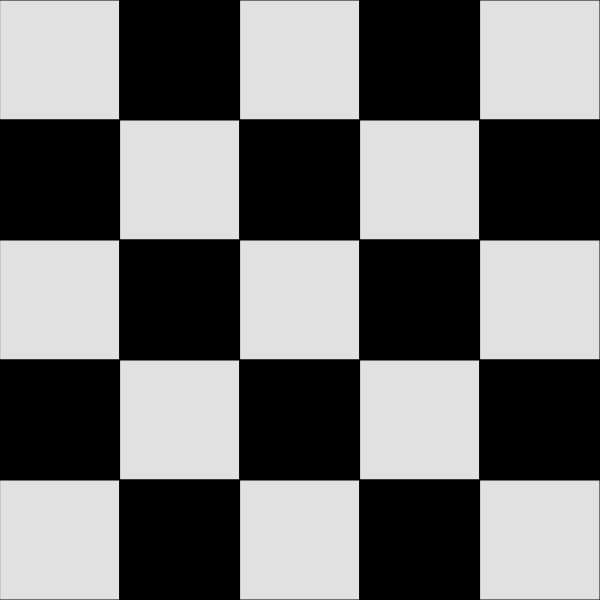
Frame 1 (no input)
Frame 60 (no input): identical to frame 1, image omitted
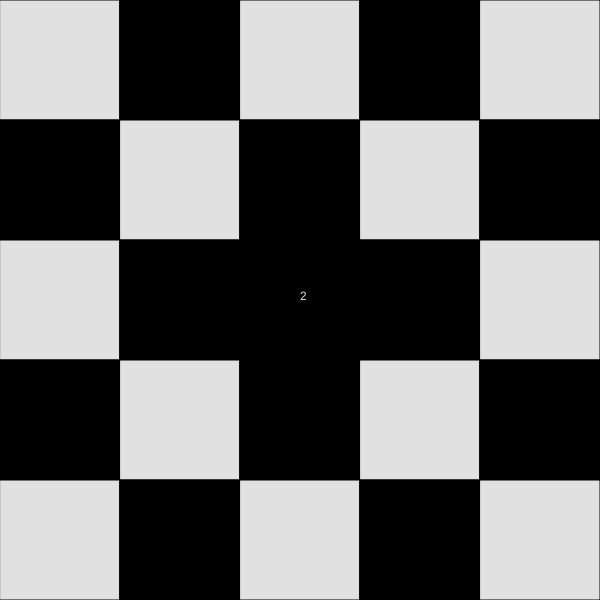
Frame 120 (the mouse pressed at the canvas centre since frame 60)

The p5.js sketch that drew these frames (run headless with seeded random() and noise() and a simulated clock; from frame 60 on, the mouse is pressed at the canvas centre):

// p5.js sketch
// ── sketch.js
// Project Title
// Your Name
// Date
//
// Extra for Experts:
// - describe what you did to take this project "above and beyond"

let grid = [
  [225,0,225,0,225],
  [0,225,0,225,0],
  [225,0,225,0,225],
  [0,225,0,225,0],
  [225,0,225,0,225],
];
let row= grid.length;
let cols=grid[0].length;
let squwaresize = 120;
function setup() {
  createCanvas(cols*squwaresize,row*squwaresize);
}

function draw() {
  background(220);
  rendergrid();
  text(int(mouseX/squwaresize),mouseX,mouseY)

}

function mousePressed(){
 
  flip(getCurrentX(),getCurrentY())
  
  
  
}

function getCurrentX(){
  let contrainedX = constrain(mouseX,0,width-1);
  return(floor(contrainedX/squwaresize))
}
function getCurrentY(){
  let contrainedY = constrain(mouseY,0,height-1);
  return(floor(contrainedY/squwaresize))
}

function rendergrid(){
  for(let y = 0; y<row;y++){
    for(let x=0;x<cols;x++){
      let fillcolor = grid[y][x];
      fill(fillcolor);
      square(x*squwaresize,y*squwaresize,squwaresize)
    }
  }
}

function flip(x,y){
  if(grid[y][x] === 0)grid[y][x] = 225;
  else grid[y][x] = 0;
}
